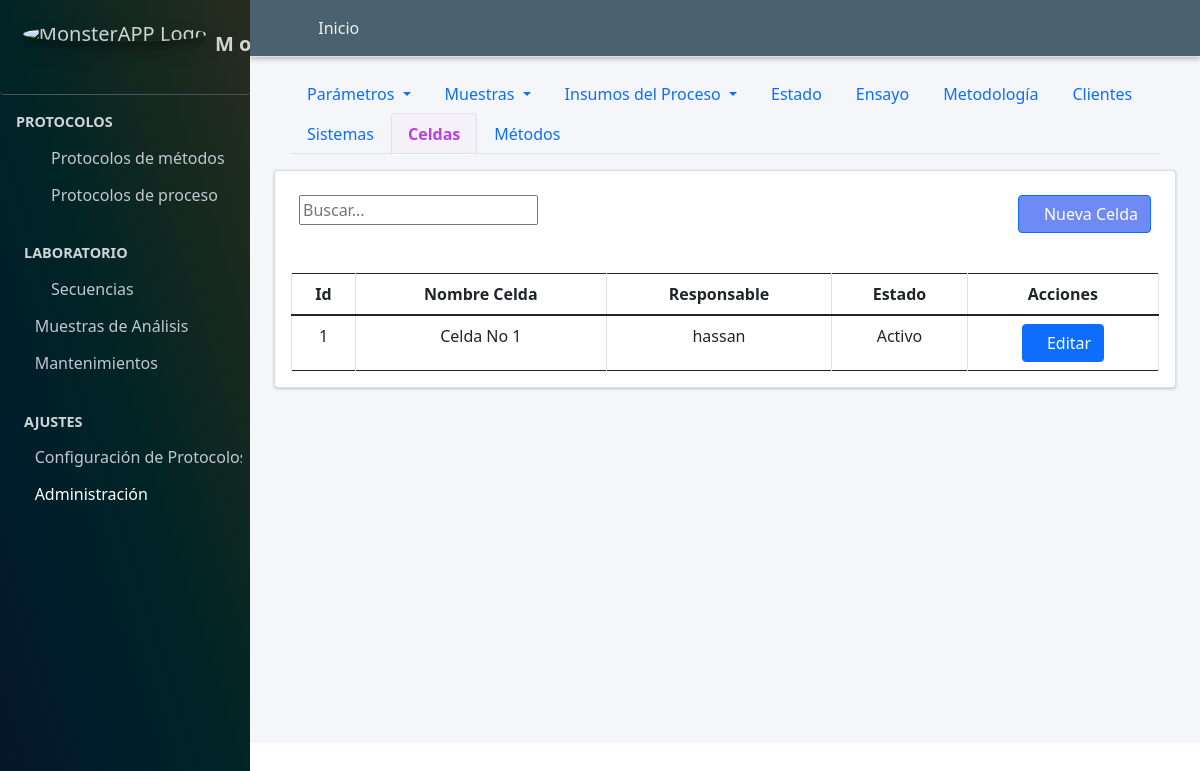
The app's page /celdas/ (signed in) with its own data.
### Aplicaciones/Protocolo_Metodos/models.py (models this page shows, shortened)
class Celda(models.Model):
    nombre_celda=models.CharField(verbose_name="Nombre de Celda", max_length=90, null=True, blank=False, unique=True)
    class Condicion(models.TextChoices):
        ACTIVO = "Activo", "ACTIVO"
        PASIVO = "Pasivo", "PASIVO"
    condicion=models.CharField(max_length=90, choices=Condicion.choices, default=Condicion.ACTIVO, verbose_name="Condicion")
    responsable = models.OneToOneField(User, on_delete=models.CASCADE)

### Aplicaciones/Protocolo_Metodos/views.py (the view)
# urls.py: path("celdas/", views.celdas, name="celdas"),
@login_required
@group_required('Administrador')
def celdas(request):
    titulo="Celdas"
    celdas=Celda.objects.all()
    responsable = User.objects.all
    if request.method == "POST":
        form = CeldaForm(request.POST or None)
        if form.is_valid():
            form.save()
            messages.success(request, "Celda creada satisfactoriamente")
            return redirect("celdas")
        else:
             messages.error(request, "Por favor revisa los datos ingresados")
    else:
        form = CeldaForm()
    context={
        "titulo":titulo,
        "form":form,
        "celdas":celdas,
        "responsable":responsable,
    }
    return render(request, "protocolo_metodos/celdas.html", context)

### Aplicaciones/Protocolo_Metodos/forms.py
class CeldaForm(forms.ModelForm):
    class Meta:
        model=Celda
        exclude=["condicion"]
    def __init__(self, *args, **kwargs):
        super().__init__(*args, **kwargs)
        self.fields['nombre_celda'].required = True
        self.fields['responsable'].required = True

### Aplicaciones/Protocolo_Metodos/views.py (called while the page is built)
def group_required(group_name):
    return user_passes_test(
        lambda user: user.is_authenticated and (
            user.is_superuser or user.groups.filter(name=group_name).exists()
        )
    )

### MONSTER_APP/templates/protocolo_metodos/celdas.html (shortened to what this page needs)
{% extends "partial/body.html" %}
{% load crispy_forms_tags %}
{% load crispy_forms_filters %}
{% block contenido %}
{% load django_bootstrap5 %}
{% include "partial/header_configuracion_protocolo_metodos.html" %}
        <div class="container-fluid">
        <div class="card">
          <div class="container-fluid">
            <div class="row">
              <div class="col-md-6">
                <br>
                       <div class="text-right">
            <div class="input-group rounded">
                <input type="search" id="myInput" class="numberinput gj-textbox-md" placeholder="Buscar..." aria-label="Search" aria-describedby="search-addon" />
              </div>
        </div>
                  </div>
                  <div class="col-md-6">
                    <br>
                      <div class="d-grid gap-2 d-md-flex justify-content-md-end">
                        <button class="btn btn-primary" style="background:#486af3c7" data-bs-toggle="modal" data-bs-target="#crear_parametros"><span class="fa fa-plus-circle"></span>Nueva Celda</button>
                        </div>
              </div>
              </div>
          </div><br>
            <div class="card-body table-responsive">
              <table class="table  table-bordered display" id="example3">
                <thead class="">
                    <tr class="text-center">
                        <th class="text-center">Id</th>
                        <th class="text-center">Nombre Celda</th>
                        <th class="text-center">Responsable</th>
                        <th class="text-center">Estado</th>
                        <th class="all text-center" >Acciones</th>
                    </tr>
                </thead>
                <tbody id="myTable">
                    {% for item in celdas.all %}
                    <tr class="text-center">
                        <td class="text-center">{{item.id}}</td>
                        <td class="text-center">{{item.nombre_celda}}</td>
                        <td class="text-center">{{item.responsable}}</td>
                        <td class="text-center">{{item.condicion}}</td>
                        <td>
                            <a href="{% url 'editar_cliente' item.pk %}" class="btn btn-primary btn-circle text-center" data-bs-target="#modal_parametros_{{ item.pk }}" data-bs-toggle="modal"><span class="fa fa-edit"></span>Editar</a>
                        </td>
                    </tr>
  {% endfor%}
</tbody>
</table>
</div>
</div>
</div>
{% endblock contenido %}

### records on screen
Celda: id "1", nombre_celda "Celda No 1", responsable "hassan", condicion "Activo"
